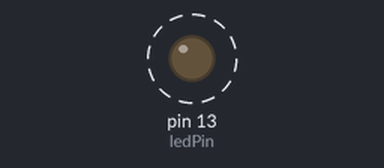
The sketch below on a simulated Arduino Uno, built with avr-gcc and run on an emulated ATmega328P. Shown: output pins drawn as LEDs (lit = HIGH). Dashed ring = blinking.

Above: at 0.5 s.
Timing chart, 0 to 4.6 s (numbered marks = the images above):
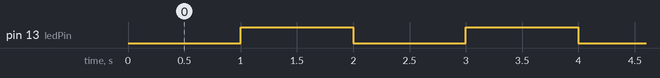

Measured:
- by itself, pin 13 (ledPin): alternates HIGH for 1.0 s and LOW for 1.0 s

The sketch:

Blink_Active_Low.ino
```cpp
/*
 * Blink LED Program (Active LOW Configuration)
 *
 * This program blinks an LED connected to pin 13 of the Arduino board.
 * The LED will turn ON for 1 second and then turn OFF for 1 second in a loop.
 *
 * This approach is useful when using:
 * - Common anode LEDs (where multiple LEDs share a common positive voltage).
 * - Circuits where logic inversion is required (e.g., using open-drain outputs).
 *
 * Hardware Requirements:
 * - Arduino board (5V logic)
 * - LED (typically a 5mm LED with a forward voltage of ~2V)
 * - Resistor (calculated to limit current through the LED)
 *
 * Resistor Calculation:
 * - The Arduino GPIO outputs 5V when set HIGH.
 * - A standard red LED has a forward voltage drop of approximately 2V.
 * - The desired current for safe operation is around 10-20mA.
 * - Using Ohm’s Law: R = (V_supply - V_LED) / I
 *   - R = (5V - 2V) / 0.01A (for 10mA) = 300Ω
 *   - R = (5V - 2V) / 0.02A (for 20mA) = 150Ω
 * - A 220Ω resistor is a good balance, limiting current to around 13.6mA.
 *
 * Author: Dibyaranjan
 * Wokwi Simulation: https://wokwi.com/projects/422745920995800065
 */

 #define ledPin 13  // Define the digital pin number where the LED cathode is connected

 // The setup function runs once when the board is powered on or reset
 void setup() {
   pinMode(ledPin, OUTPUT); // Set the LED pin as an OUTPUT
 }

 // The loop function runs continuously after setup
 void loop() {
   digitalWrite(ledPin, LOW);  // Turn ON the LED (Active LOW Configuration)
   delay(1000);                // Wait for 1 second

   digitalWrite(ledPin, HIGH); // Turn OFF the LED
   delay(1000);                // Wait for 1 second
 }
 
```
